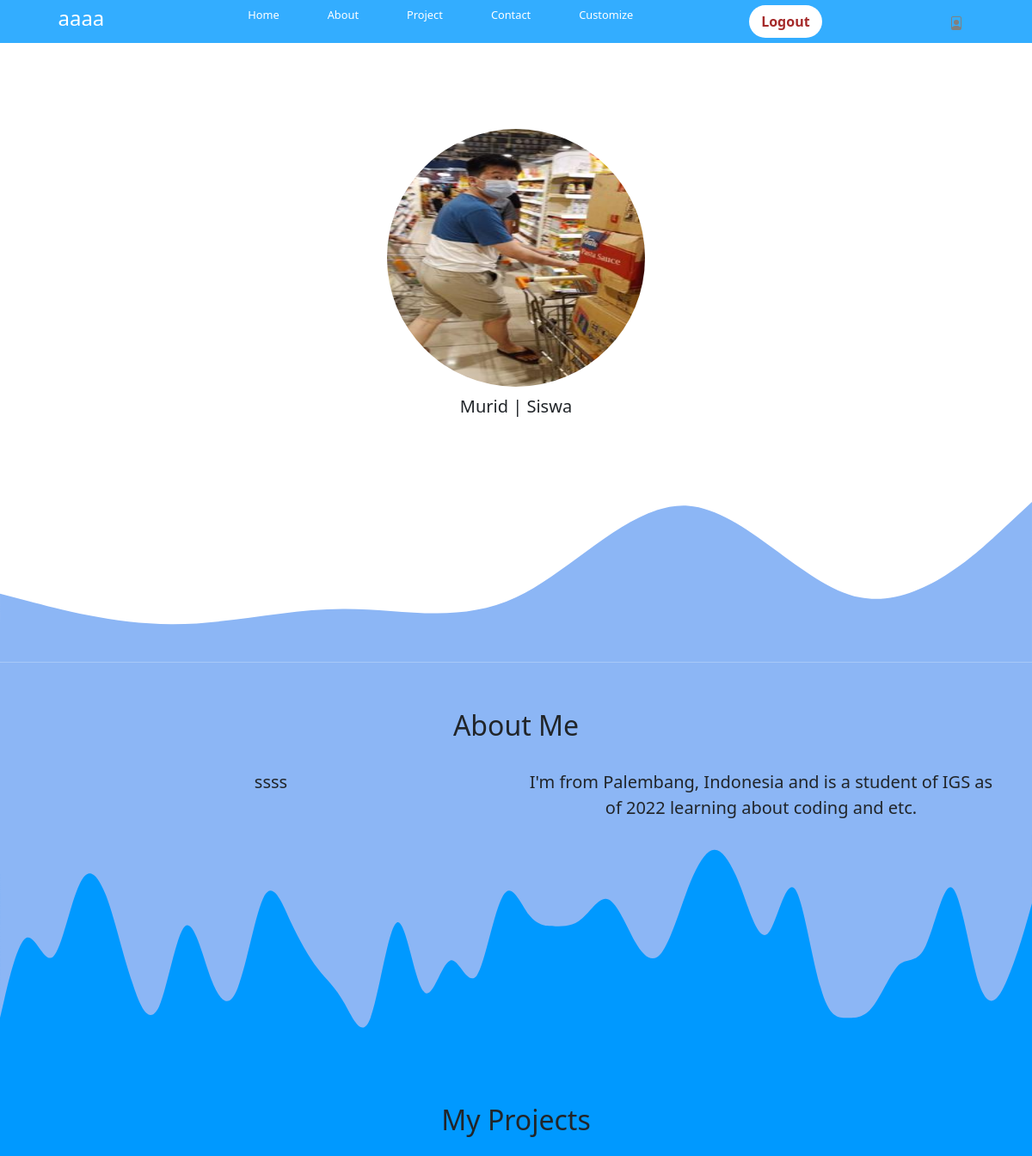
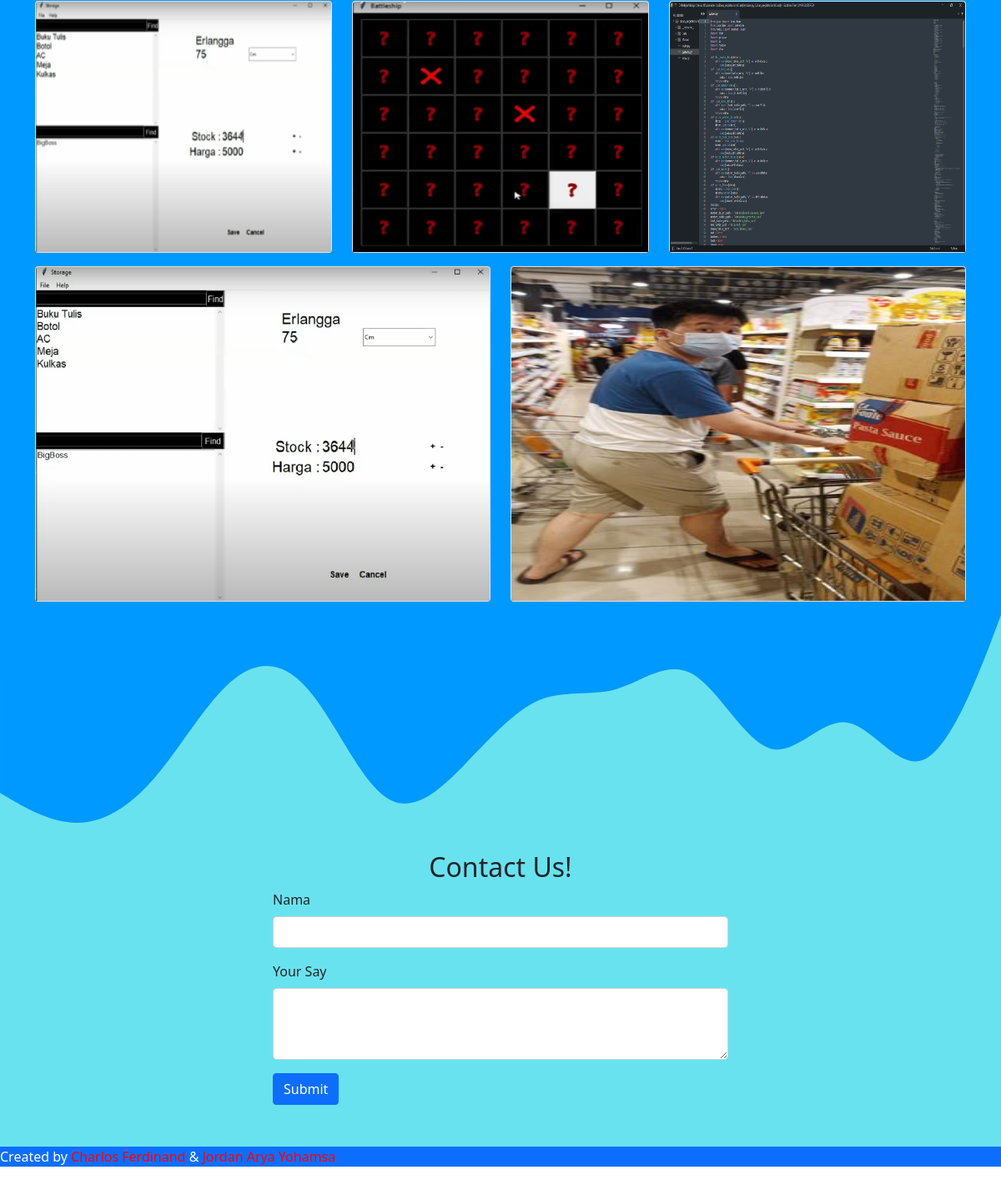
The app's page /profile (signed in) with its own data (2 pictures, top to bottom).
### website/models.py (models this page shows)
class User(db.Model, UserMixin):
	id = db.Column(db.Integer, primary_key = True)
	username = db.Column(db.String(150), unique = True)
	email_address = db.Column(db.String(150), unique=True)
	password = db.Column(db.String(150))
	data_logo = db.Column(db.String(30),default="Charlos Ferdinand")
	data_name = db.Column(db.String(20),default='Jordan')
	data_about1 = db.Column(db.String(2000),default='Saya lahir di kota Palembang, dan merupakan seorang siswa di sekolah SMA Ignatius Global School (IGS).')
	data_about2 = db.Column(db.String(2000),default="I'm from Palembang, Indonesia and is a student of IGS as of 2022 learning about coding and etc.")
	image_username = db.Column(db.String(2000),default="img/gambar_anjing.jfif")
	image_project1 = db.Column(db.String(2000),default="img/foto2.png")
	image_project2 = db.Column(db.String(2000),default="img/foto3.png")
	image_project3 = db.Column(db.String(2000),default="img/foto4.png")
	image_project4 = db.Column(db.String(2000),default="img/foto5.png")
	image_project5 = db.Column(db.String(2000),default="img/foto6.png")

### website/views.py (the view, shortened to what this page needs)
@views.route("/profile",defaults={'ids':'charlos','custumize':'False','edit':'False'},methods=['GET','POST'])
@views.route("/profile/<ids>/<custumize>/<edit>")
@login_required
def profile(ids,custumize,edit):
	all_user = User.query.order_by('username')
	userss = all_user
	try:
		a = current_user.id
	except Exception:
		return redirect(url_for('auth.login'))
	else:
		return render_template('user_index.html',user=current_user,ids = ids,custumize=custumize,edit=edit,all_user=userss)

### website/__init__.py (called while the page is built)
def create_app():
	app.config['SECRET_KEY'] = 'CHARLOSYANGBUAT'
	app.config['SQLALCHEMY_DATABASE_URI'] = f'sqlite:///{DB_NAME}'
	app.config['SQLALCHEMY_TRACK_MODIFICATIONS'] = False
	app.config['IMAGE_UPLOAD'] = "static/img/user_upload" #Ubah dewek file path nyo
	app.config['ALLOWED_IMAGE_EXTENSIONS'] = ['PNG','JPG','JPEG']
	app.config['MAX_IMAGE_FILESIZE'] = 0.5*1024*1024
	db.init_app(app)
	from .views import views
	from .auth import auth
	app.register_blueprint(views,url_prefix='/')
	app.register_blueprint(auth,url_prefix='/')
	from .models import User
	create_database(app)
	login_manager = LoginManager()
	login_manager.login_view = "auth.login"
	login_manager.login_message_category = 'info'
	app.permanent_session_lifetime = timedelta(hours=2)
	login_manager.init_app(app)
	@login_manager.user_loader
	def load_user(id):
		return User.query.get(int(id))
	return app

### website/templates/user_index.html (shortened to what this page needs)
<!DOCTYPE html>
<html>
<head>
	<link rel="stylesheet" href="{{url_for('static',filename='style1.css')}}">
	<link href="https://cdn.jsdelivr.net/npm/bootstrap@5.1.3/dist/css/bootstrap.min.css" rel="stylesheet">
</head>
<body>
	<header>
		<nav>
			<div class="nav-item logo">
			{% if custumize.lower() == 'true' and edit.lower() == 'login_update' %}
					<form id="myform" class="row g-2" action="{{url_for('views.update',edit='login_update')}}" method="post">
					  <div class="col-auto">
					    <input class="col-auto" id="login_update" type="text" name="logo_name" placeholder="Enter Username" autofocus autocomplete="off">
					  </div>
					  <div class="col-auto">
					    <button class="btn btn-primary col-auto" type="button" data-bs-toggle="modal" data-bs-target="#exampleModal">Save</button>
					    <a class="btn btn-primary col-auto" href="{{ url_for('views.profile',ids='charlos',custumize='true',edit='false')}}">Cancel</a>
					  </div>
					</form>
			{% else %}
				<h4 >{{user.data_logo}}</h4>
			{% endif %}
			</div>
			<ul class="nav-item menu-nav">
				<li><a href="#top">Home</a></li>
				<li><a href="#about">About</a></li>
				<li><a href="#projectss">Project</a></li>
				<li><a href="#contacts">Contact</a></li>
			{% if custumize.lower() == 'false' %}
				<li><a href="{{url_for('views.profile',ids='charlos',custumize='true',edit='false')}}">Customize</a></li>
			{% elif custumize.lower() == 'true' %}
				<li><a href="{{url_for('views.profile',ids='charlos',custumize='false',edit='false')}}">Cancel</a></li>
			{% endif %}
			</ul>
			<a href="{{ url_for('auth.logout') }}" class="nav-item btn-login" >Logout</a>
			<button class="navbar-toggler" type="button" data-bs-toggle="offcanvas" data-bs-target="#offcanvasNavbar" aria-controls="offcanvasNavbar"></button>
		</nav>
	</header>
	<section class="jumbotron text-center" id="home">
		{% if custumize.lower() == 'true' %}
			<img src="{{ url_for('static',filename = user.image_username)}}"  alt="charlos_makso_aku" width="300" height="300" class="rounded-circle">
			{% if edit.lower() == 'username_input' %}
				<form id="myform" action="{{url_for('views.update',edit='username_input')}}" method="post" enctype="multipart/form-data">
					<div class="mb-3">
	 					 <label for="formFile" class="form-label">Choose your file name</label>
	  					 <input oninput="file_size(this)" class="form-control" type="file" id="formFile" name="image">
					</div>
					<input type="text" name="username" placeholder="Enter Username" autofocus autocomplete="off">
					<br>
					<a class="btn btn-primary" href="{{ url_for('views.profile',ids='charlos',custumize='true',edit='false')}}">Cancel</a>
					<button class="btn btn-primary col-auto" type="button" data-bs-toggle="modal" data-bs-target="#exampleModal">Save</button>
				</form>
			{% else%}
				<h1 class="display-5" id="Name">{{user.data_name}}</h1>
				<a class="btn btn-primary" href="{{ url_for('views.profile',ids='charlos',custumize='true',edit='username_input')}}">Edit</a>
			{% endif %}
		{% else%}
			<img src="{{ url_for('static',filename = user.image_username )}}" alt="charlos_makso_aku" width="300" height="300" class="rounded-circle">
		{% endif %}
		<p class="lead">Murid | Siswa</p>
	</section>
	<section id="about">
		<br>
		<div class="container abouts" id = 'abouts'>
			<div class="row text-center mb-4">
				<div class="col">
					<h2>About Me</h2>
				</div>
			</div>
			<div class="row justify-content-center fs-5 text-center">
			{% if custumize.lower() == 'true' and edit.lower() == 'about1_edit' %}
				<div class="col-6" id='about_1'>
					<p class="" id='about1'>
						<div class="mb-3">
							<form id="myform" action="{{url_for('views.update',edit='about1_edit')}}" method="post">
								<label for="say" class="form-label">Your Say</label>
								<textarea name='about1' class="form-control" id="say" rows="3"></textarea>
								<br>
								<a class="btn btn-primary" href="{{ url_for('views.profile',ids='charlos',custumize='true',edit='false',_anchor='about')}}">Cancel</a>
								<button class="btn btn-primary col-auto" type="button" data-bs-toggle="modal" data-bs-target="#exampleModal">Save</button>
							</form>
						</div>
					</p>
				</div>
				<div class="col-6" id= 'about_2'>
					<p class="" id='about2'>
						{{user.data_about2}}
					</p>
					<a class="btn btn-primary" href="{{ url_for('views.profile',ids='charlos',custumize='true',edit='about2_edit',_anchor='about')}}">Edit</a>
				</div>
			{% else %}
				<div class="col-6"  id='about_1'>
					<p class="" id='about1'>
						{{user.data_about1}}
					</p>
				</div>
				<div class="col-6"  id='about_2'>
					<p class="" id='about2'>
						{{user.data_about2}}
					</p>
				</div>
			{% endif %}
			</div>
		</div>
	</section>
	<section id="projects">
		<div class="container pt-3" id="projectss">
			<div class="row text-center mb-3">
				<div class="col">
					<h2>My Projects</h2>
				</div>
			</div>
			{% if edit == 'projects_edit' %}
			<form id="myform" action="{{url_for('views.update',edit='projects_edit')}}" method="post" enctype="multipart/form-data">
				<div class="mb-3">
 					 <label for="formFile" class="form-label">Choose your file name for your project</label>
  					 <input oninput="file_size(this)" class="form-control" type="file" id="formFile" name="image_project1">
				</div>
				<br>
				<div class="mb-3">
 					 <label for="formFile" class="form-label">Choose your file name for your project</label>
  					 <input oninput="file_size(this)" class="form-control" type="file" id="formFile" name="image_project2">
				</div>
				<br>
				<div class="mb-3">
 					 <label for="formFile" class="form-label">Choose your file name for your project</label>
  					 <input oninput="file_size(this)" class="form-control" type="file" id="formFile" name="image_project3">
				</div>
				<br>
				<div class="mb-3">
 					 <label for="formFile" class="form-label">Choose your file name for your project</label>
  					 <input oninput="file_size(this)" class="form-control" type="file" id="formFile" name="image_project4">
				</div>
				<br>
				<div class="mb-3">
 					 <label for="formFile" class="form-label">Choose your file name for your project</label>
  					 <input oninput="file_size(this)" class="form-control" type="file" id="formFile" name="image_project5">
				</div>
				<br>
				<a class="btn btn-primary" href="{{ url_for('views.profile',ids='charlos',custumize='true',edit='false')}}">Cancel</a>
				<button class="btn btn-primary col-auto" type="button" data-bs-toggle="modal" data-bs-target="#exampleModal">Save</button>
			</form>
			{% else %}
				<div class="row" justify-content-center>
				<div class="col-md-4 mb-3">
					<div class="card">
						<img src="{{ url_for('static',filename = user.image_project1)}}" class="card-img-top" alt="Certificate Charlos" height="300">
					</div>
				</div>
				<div class="col-md-4 mb-3">
					<div class="card">
						<img src="{{ url_for('static',filename = user.image_project2)}}" class="card-img-top" alt="Certificate Jordan" height="300">
					</div>
				</div>
				<div class="col-md-4 mb-3">
					<div class="card">
						<img src="{{ url_for('static',filename = user.image_project3)}}" class="card-img-top" alt="Project" height="300">
					</div>
				</div>
				<div class="col-md-6 mb-3">
					<div class="card">
						<img src="{{ url_for('static',filename = user.image_project4)}}" class="card-img-top" alt="Project Libary" width="300" height=400>
					</div>
				</div>
				<div class="col-md-6 mb-3">
					<div class="card">
						<img src="{{ url_for('static',filename = user.image_project5)}}" class="card-img-top" alt="Project battleship" width="300" height=400>
					</div>
					</div>
				</div>
			</div>
		{% endif %}
	</section>
	<section id="contact">
		<div class="container pt-3">
			<div class="row text-center">
				<div class="col">
					<h2>Contact Us!</h2>
				</div>
			</div>
			<div class="row justify-content-center">
				<div class="col-md-6">
					<form id="myform">
						<div class="mb-3">
							<label for="Name" class="form-label">Nama</label>
							<input type="text" class="form-control" id="name" aria-describedby="name">
						</div>
						<div class="mb-3">
							<label for="say" class="form-label">Your Say</label>
							<textarea class="form-control" id="say" rows="3"></textarea>
						</div>
						<button type="submit" class="btn btn-primary">Submit</button>
					</form>
				</div>
			</div>
		</div>
	</section>
	<footer class="bg-primary text-white">
		<div>Created by <a href="{{url_for('views.home',ids = 'charlos')}}">Charlos Ferdinand</a> & <a href="{{url_for('views.home',ids='jordan')}}">Jordan Arya Yohamsa</a></div>
	</footer>
</body>
</html>

### website/static/style1.css (style rules this page uses)
* { margin: 0; padding: 0; scroll-behavior: smooth; }
body { font-family: 'Poppins' ,sans-serif; overflow-x: hidden; }
header { position: sticky; top: 0; margin-bottom: 100px; z-index: 2; }
header nav { display: flex; background: rgba(0, 153, 255, 0.8); color: rgb(255, 255, 255); justify-content: space-around; height: 50px; align-items: center; }
header nav ul { display: flex; list-style: none; width: 40%; justify-content: space-between; }
header nav ul li a { color: rgb(255, 255, 255); text-decoration: none; font-size: 0.8em; }
header nav ul li a::after { content: ''; width: 0%; height: 2px; background: #f44336; display: block; margin: auto; transition: 0.5s; }
.btn-login { background: white; color: brown; text-decoration: none; border: 2px solid transparent; font-weight: bold; padding: 5px 12px; border-radius: 30px; transition: 2s; }
.jumbotron { margin-top: 50px; }
#home { position: relative; }
#about { position: relative; background-color: #8CB6F5; width: 100%; }
#about_1, #about_2 { width: 50%; }
#projects { background-color: #0099ff; }
#contact { background-color: #69E2EF; padding-bottom: 50px; }
#abouts { margin-top: 30px; }
footer a { color: red; text-decoration: none; }

### records on screen
User: data_logo "aaaa", image_username (picture), data_about1 "ssss", data_about2 "I'm from Palembang, Indonesia and is a student of IGS as of 2022 learning about coding and etc.", image_project1 (picture), image_project2 (picture), image_project3 (picture), image_project4 (picture), image_project5 (picture)
